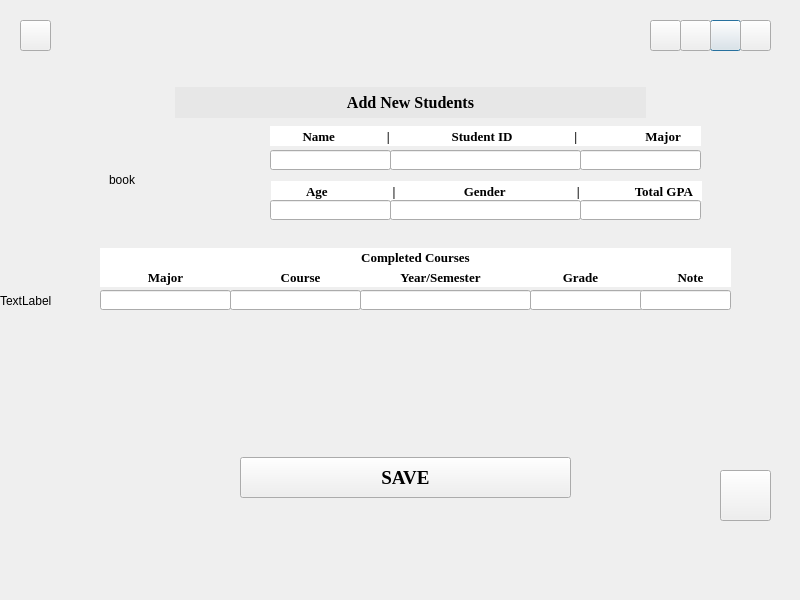
<?xml version="1.0" encoding="UTF-8"?>
<ui version="4.0">
 <class>stu_3</class>
 <widget class="QDialog" name="stu_3">
  <property name="geometry">
   <rect>
    <x>0</x>
    <y>0</y>
    <width>800</width>
    <height>600</height>
   </rect>
  </property>
  <property name="windowTitle">
   <string>Dialog</string>
  </property>
  <widget class="QLabel" name="back_label">
   <property name="geometry">
    <rect>
     <x>0</x>
     <y>0</y>
     <width>801</width>
     <height>601</height>
    </rect>
   </property>
   <property name="text">
    <string>TextLabel</string>
   </property>
  </widget>
  <widget class="QPushButton" name="stu">
   <property name="geometry">
    <rect>
     <x>710</x>
     <y>20</y>
     <width>31</width>
     <height>31</height>
    </rect>
   </property>
   <property name="text">
    <string/>
   </property>
  </widget>
  <widget class="QPushButton" name="course_plus">
   <property name="geometry">
    <rect>
     <x>680</x>
     <y>20</y>
     <width>31</width>
     <height>31</height>
    </rect>
   </property>
   <property name="text">
    <string/>
   </property>
  </widget>
  <widget class="QPushButton" name="course">
   <property name="geometry">
    <rect>
     <x>650</x>
     <y>20</y>
     <width>31</width>
     <height>31</height>
    </rect>
   </property>
   <property name="text">
    <string/>
   </property>
  </widget>
  <widget class="QPushButton" name="student_plus">
   <property name="geometry">
    <rect>
     <x>740</x>
     <y>20</y>
     <width>31</width>
     <height>31</height>
    </rect>
   </property>
   <property name="text">
    <string/>
   </property>
  </widget>
  <widget class="QPushButton" name="home">
   <property name="geometry">
    <rect>
     <x>20</x>
     <y>20</y>
     <width>31</width>
     <height>31</height>
    </rect>
   </property>
   <property name="text">
    <string/>
   </property>
  </widget>
  <widget class="QPushButton" name="pushButton_7">
   <property name="geometry">
    <rect>
     <x>240</x>
     <y>457</y>
     <width>331</width>
     <height>41</height>
    </rect>
   </property>
   <property name="font">
    <font>
     <family>Times New Roman</family>
     <pointsize>14</pointsize>
     <weight>75</weight>
     <bold>true</bold>
    </font>
   </property>
   <property name="text">
    <string>SAVE</string>
   </property>
  </widget>
  <widget class="QLabel" name="course3_title">
   <property name="geometry">
    <rect>
     <x>175</x>
     <y>87</y>
     <width>471</width>
     <height>31</height>
    </rect>
   </property>
   <property name="font">
    <font>
     <family>Times New Roman</family>
     <pointsize>15</pointsize>
     <weight>75</weight>
     <bold>true</bold>
     <strikeout>false</strikeout>
    </font>
   </property>
   <property name="cursor">
    <cursorShape>ArrowCursor</cursorShape>
   </property>
   <property name="styleSheet">
    <string notr="true">background-color:rgb(231, 231, 231)</string>
   </property>
   <property name="text">
    <string>&lt;html&gt;&lt;head/&gt;&lt;body&gt;&lt;p align=&quot;center&quot;&gt;&lt;span style=&quot; font-size:12pt;&quot;&gt;Add New Students&lt;/span&gt;&lt;/p&gt;&lt;/body&gt;&lt;/html&gt;</string>
   </property>
  </widget>
  <widget class="QLabel" name="label_3">
   <property name="geometry">
    <rect>
     <x>100</x>
     <y>248</y>
     <width>631</width>
     <height>19</height>
    </rect>
   </property>
   <property name="font">
    <font>
     <family>Times New Roman</family>
     <pointsize>10</pointsize>
     <weight>75</weight>
     <bold>true</bold>
    </font>
   </property>
   <property name="styleSheet">
    <string notr="true">background-color: rgb(255, 255, 255);</string>
   </property>
   <property name="text">
    <string>Completed Courses</string>
   </property>
   <property name="alignment">
    <set>Qt::AlignCenter</set>
   </property>
  </widget>
  <widget class="QLabel" name="label">
   <property name="geometry">
    <rect>
     <x>270</x>
     <y>126</y>
     <width>431</width>
     <height>20</height>
    </rect>
   </property>
   <property name="font">
    <font>
     <family>Times New Roman</family>
     <pointsize>10</pointsize>
     <weight>75</weight>
     <bold>true</bold>
    </font>
   </property>
   <property name="styleSheet">
    <string notr="true">background-color: rgb(255, 255, 255);</string>
   </property>
   <property name="text">
    <string>          Name                |                   Student ID                   |                     Major      </string>
   </property>
  </widget>
  <widget class="QLabel" name="label_5">
   <property name="geometry">
    <rect>
     <x>510</x>
     <y>267</y>
     <width>141</width>
     <height>20</height>
    </rect>
   </property>
   <property name="font">
    <font>
     <family>Times New Roman</family>
     <pointsize>10</pointsize>
     <weight>75</weight>
     <bold>true</bold>
    </font>
   </property>
   <property name="styleSheet">
    <string notr="true">background-color: rgb(255, 255, 255);</string>
   </property>
   <property name="text">
    <string>Grade</string>
   </property>
   <property name="alignment">
    <set>Qt::AlignCenter</set>
   </property>
  </widget>
  <widget class="QLabel" name="label_4">
   <property name="geometry">
    <rect>
     <x>100</x>
     <y>267</y>
     <width>131</width>
     <height>20</height>
    </rect>
   </property>
   <property name="font">
    <font>
     <family>Times New Roman</family>
     <pointsize>10</pointsize>
     <weight>75</weight>
     <bold>true</bold>
    </font>
   </property>
   <property name="styleSheet">
    <string notr="true">background-color: rgb(255, 255, 255);
border-right-color: qlineargradient(spread:pad, x1:0, y1:0, x2:1, y2:0, stop:0 rgba(0, 0, 0, 255), stop:1 rgba(255, 255, 255, 255));</string>
   </property>
   <property name="text">
    <string>Major</string>
   </property>
   <property name="alignment">
    <set>Qt::AlignCenter</set>
   </property>
  </widget>
  <widget class="QLabel" name="label_2">
   <property name="geometry">
    <rect>
     <x>271</x>
     <y>181</y>
     <width>431</width>
     <height>20</height>
    </rect>
   </property>
   <property name="font">
    <font>
     <family>Times New Roman</family>
     <pointsize>10</pointsize>
     <weight>75</weight>
     <bold>true</bold>
    </font>
   </property>
   <property name="styleSheet">
    <string notr="true">background-color: rgb(255, 255, 255);</string>
   </property>
   <property name="text">
    <string>           Age                    |                     Gender                      |                 Total GPA      </string>
   </property>
  </widget>
  <widget class="QLabel" name="book">
   <property name="geometry">
    <rect>
     <x>109</x>
     <y>120</y>
     <width>120</width>
     <height>120</height>
    </rect>
   </property>
   <property name="text">
    <string>book</string>
   </property>
  </widget>
  <widget class="QPushButton" name="back_pushbutton">
   <property name="geometry">
    <rect>
     <x>720</x>
     <y>470</y>
     <width>51</width>
     <height>51</height>
    </rect>
   </property>
   <property name="text">
    <string/>
   </property>
  </widget>
  <widget class="QLabel" name="label_6">
   <property name="geometry">
    <rect>
     <x>230</x>
     <y>267</y>
     <width>141</width>
     <height>20</height>
    </rect>
   </property>
   <property name="font">
    <font>
     <family>Times New Roman</family>
     <pointsize>10</pointsize>
     <weight>75</weight>
     <bold>true</bold>
    </font>
   </property>
   <property name="styleSheet">
    <string notr="true">background-color: rgb(255, 255, 255);</string>
   </property>
   <property name="text">
    <string>Course</string>
   </property>
   <property name="alignment">
    <set>Qt::AlignCenter</set>
   </property>
  </widget>
  <widget class="QLabel" name="label_7">
   <property name="geometry">
    <rect>
     <x>370</x>
     <y>267</y>
     <width>141</width>
     <height>20</height>
    </rect>
   </property>
   <property name="font">
    <font>
     <family>Times New Roman</family>
     <pointsize>10</pointsize>
     <weight>75</weight>
     <bold>true</bold>
    </font>
   </property>
   <property name="styleSheet">
    <string notr="true">background-color: rgb(255, 255, 255);</string>
   </property>
   <property name="text">
    <string>Year/Semester</string>
   </property>
   <property name="alignment">
    <set>Qt::AlignCenter</set>
   </property>
  </widget>
  <widget class="QLabel" name="label_8">
   <property name="geometry">
    <rect>
     <x>650</x>
     <y>267</y>
     <width>81</width>
     <height>20</height>
    </rect>
   </property>
   <property name="font">
    <font>
     <family>Times New Roman</family>
     <pointsize>10</pointsize>
     <weight>75</weight>
     <bold>true</bold>
    </font>
   </property>
   <property name="styleSheet">
    <string notr="true">background-color: rgb(255, 255, 255);</string>
   </property>
   <property name="text">
    <string>Note</string>
   </property>
   <property name="alignment">
    <set>Qt::AlignCenter</set>
   </property>
  </widget>
  <widget class="QLineEdit" name="lineEdit">
   <property name="geometry">
    <rect>
     <x>270</x>
     <y>150</y>
     <width>121</width>
     <height>20</height>
    </rect>
   </property>
  </widget>
  <widget class="QLineEdit" name="lineEdit_2">
   <property name="geometry">
    <rect>
     <x>390</x>
     <y>150</y>
     <width>191</width>
     <height>20</height>
    </rect>
   </property>
  </widget>
  <widget class="QLineEdit" name="lineEdit_3">
   <property name="geometry">
    <rect>
     <x>580</x>
     <y>150</y>
     <width>121</width>
     <height>20</height>
    </rect>
   </property>
  </widget>
  <widget class="QLineEdit" name="lineEdit_4">
   <property name="geometry">
    <rect>
     <x>270</x>
     <y>200</y>
     <width>121</width>
     <height>20</height>
    </rect>
   </property>
  </widget>
  <widget class="QLineEdit" name="lineEdit_5">
   <property name="geometry">
    <rect>
     <x>390</x>
     <y>200</y>
     <width>191</width>
     <height>20</height>
    </rect>
   </property>
  </widget>
  <widget class="QLineEdit" name="lineEdit_6">
   <property name="geometry">
    <rect>
     <x>580</x>
     <y>200</y>
     <width>121</width>
     <height>20</height>
    </rect>
   </property>
  </widget>
  <widget class="QLineEdit" name="lineEdit_7">
   <property name="geometry">
    <rect>
     <x>100</x>
     <y>290</y>
     <width>131</width>
     <height>20</height>
    </rect>
   </property>
  </widget>
  <widget class="QLineEdit" name="lineEdit_8">
   <property name="geometry">
    <rect>
     <x>230</x>
     <y>290</y>
     <width>131</width>
     <height>20</height>
    </rect>
   </property>
  </widget>
  <widget class="QLineEdit" name="lineEdit_9">
   <property name="geometry">
    <rect>
     <x>360</x>
     <y>290</y>
     <width>171</width>
     <height>20</height>
    </rect>
   </property>
  </widget>
  <widget class="QLineEdit" name="lineEdit_10">
   <property name="geometry">
    <rect>
     <x>530</x>
     <y>290</y>
     <width>113</width>
     <height>20</height>
    </rect>
   </property>
  </widget>
  <widget class="QLineEdit" name="lineEdit_11">
   <property name="geometry">
    <rect>
     <x>640</x>
     <y>290</y>
     <width>91</width>
     <height>20</height>
    </rect>
   </property>
  </widget>
 </widget>
 <resources/>
 <connections/>
</ui>
